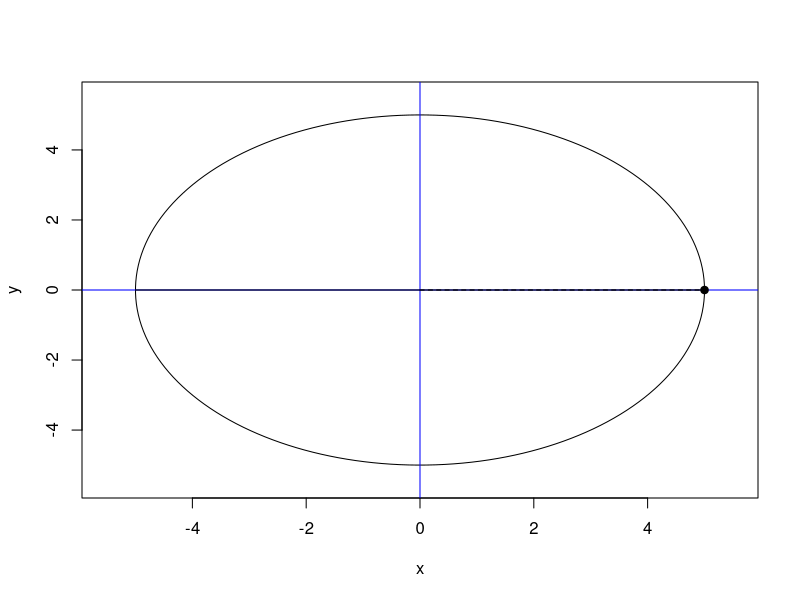
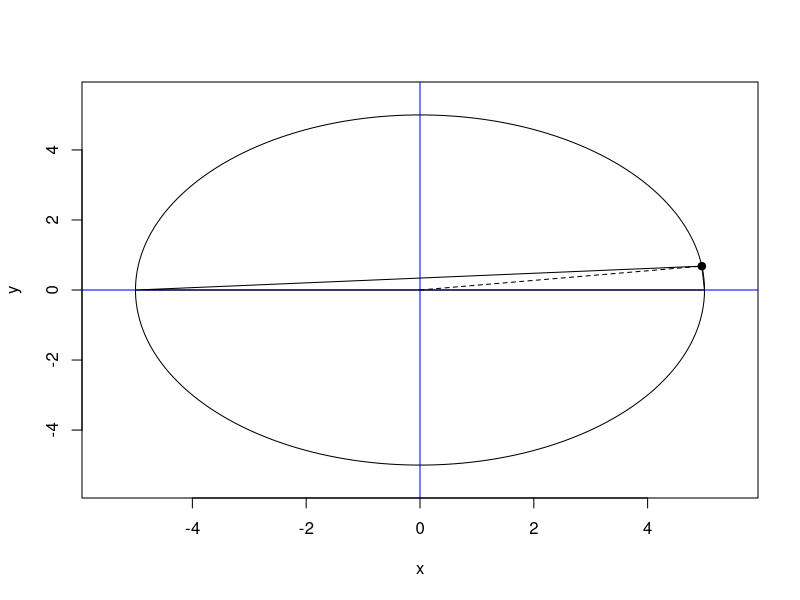
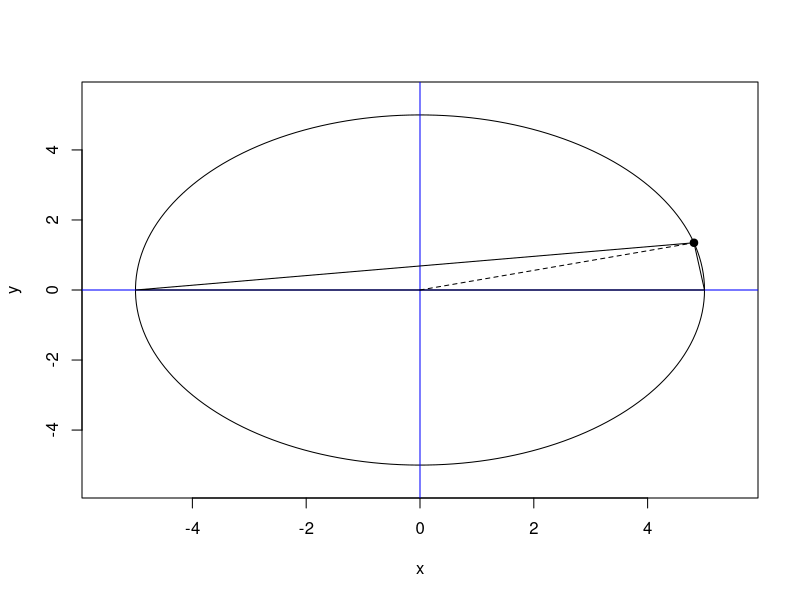
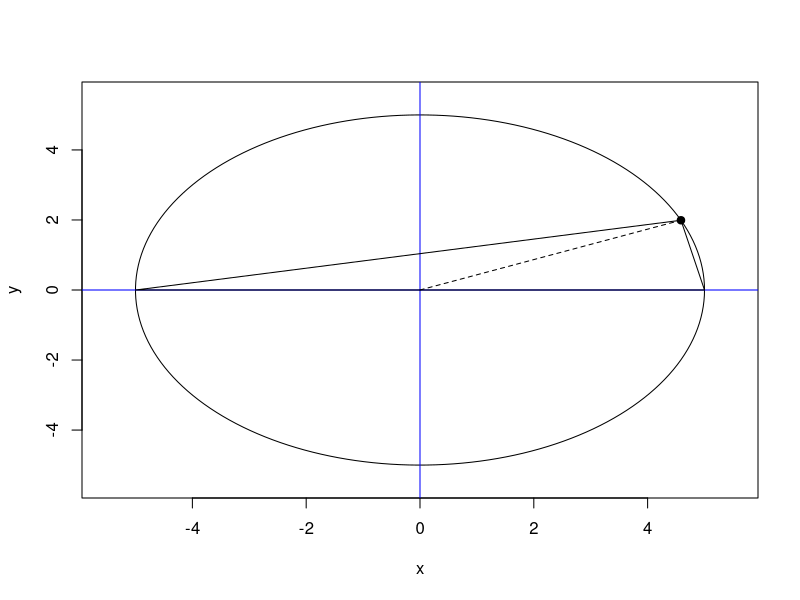
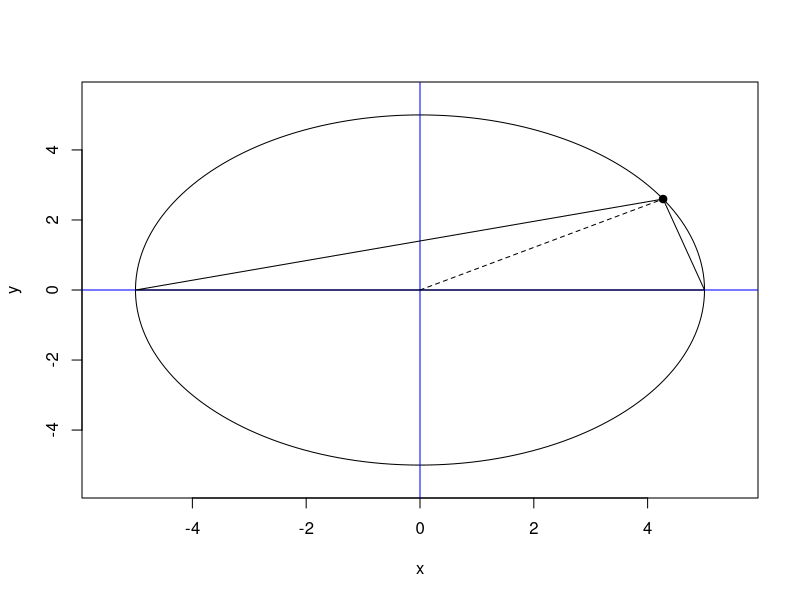
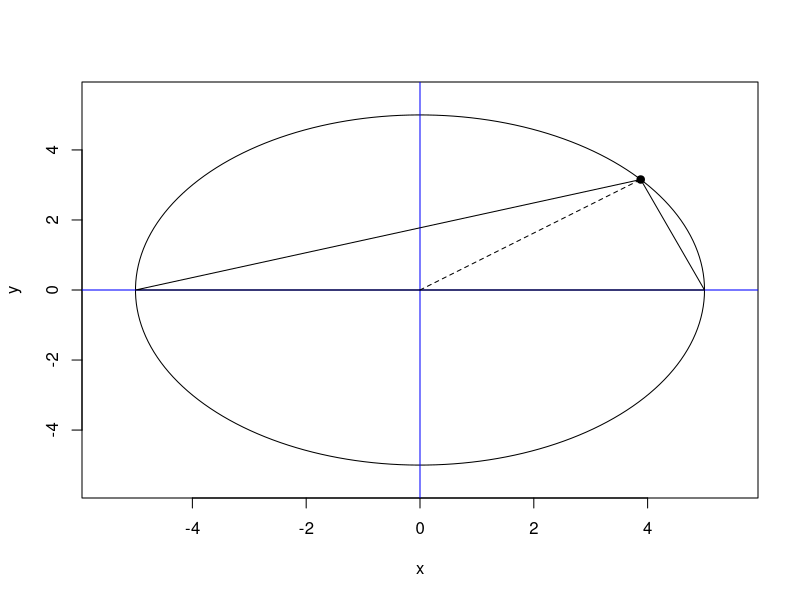
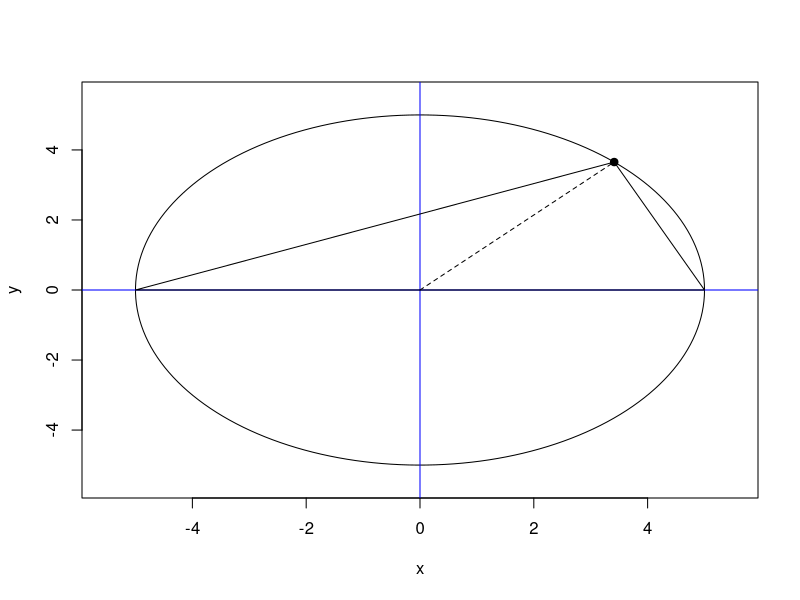
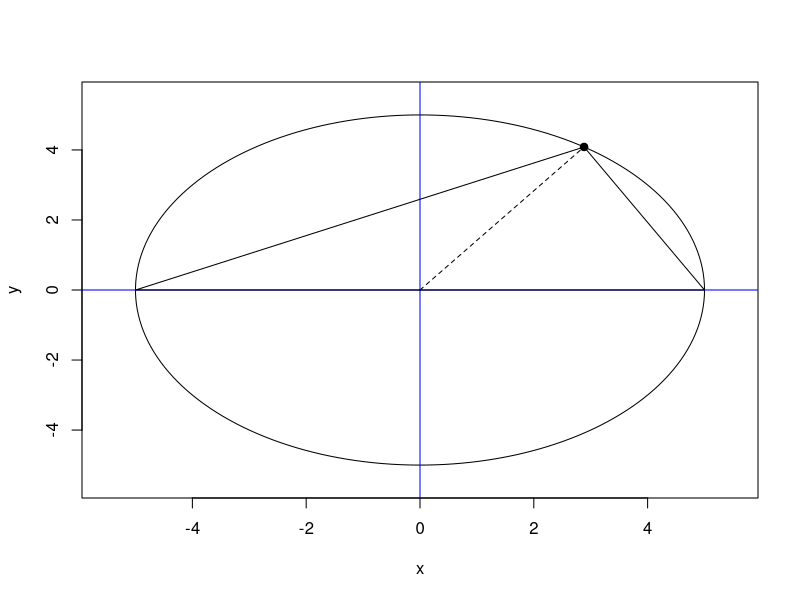

Reproduce these figures in R, in order.
ptri <- function(ang, hip, anim=TRUE, enpdf=FALSE) {
# Hace uno o varios plot (según valor de "anim") en los que se muestra una
# una circunferencia y un triángulo rectángulo circunscripto (cuya hipotenusa es
# el diámetro por supuesto).
# ang: ángulo entre el tercer vértice, el centro de la cfa y el extremo
# "derecho" de la hipotenusa.
# hip: hipotenusa o diámetro de la cfa
# anim: si se hacen varios o un sólo plot
# enpdf: si se guardan los plots en un pdf llamado "tri-cfa.pdf"
  cfa <- mkcfa(hip / 2)
  xy <- getpts(ang, hip)
  if (anim) {
    if (enpdf)
      pdf('tri-cfa.pdf')
    for (i in 1:length(ang)) {
      rg <- range(cfa) * 1.1
      plot(cfa, type='l', xlab='x', ylab='y', xlim=rg, ylim=rg)
      abline(v=0, h=0, col='blue')
      drawtri(xy=xy[i,], hip)
      points(xy[i, 1], xy[i, 2], pch=19)
      lines(c(0, xy[i, 1]), c(0, xy[i, 2]), lty=2)
    }
    if (enpdf)
      dev.off()
  } else {
    plot(cfa, type='l')
    drawtri(xy=xy[1,], hip)
    points(xy[,1], xy[1, 2], pch=19)
  }
}
mkcfa <- function(r) {
# Crea los puntos necesarios para graficar una circunferencia.
  tau <- 2 * pi
  theta <- seq(0, tau, len=200)
  x <- r * cos(theta)
  y <- r * sin(theta)
  matrix(c(x, y), ncol=2)
}
getpts <- function(ang, hip) {
# Calcula coordenadas en base al ángulo y la hipotenusa (= diámetro)
  x <- (hip / 2) * cos(ang)
  y <- (hip / 2) * sin(ang)
  cbind(x, y)
}

drawtri <- function(xy, hip) {
# Dibuja el triángulo en la cfa.
  x <- c(xy[1], - hip / 2, hip / 2, xy[1])
  y <- c(xy[2], 0, 0, xy[2])
  lines(x, y)
}

# Ejemplo: graficar 24 triángulos cincunscriptos:
h <- 10
tau <- 2 * pi
ang <- seq(0, tau / 2, len=24)
ptri(ang, h)
